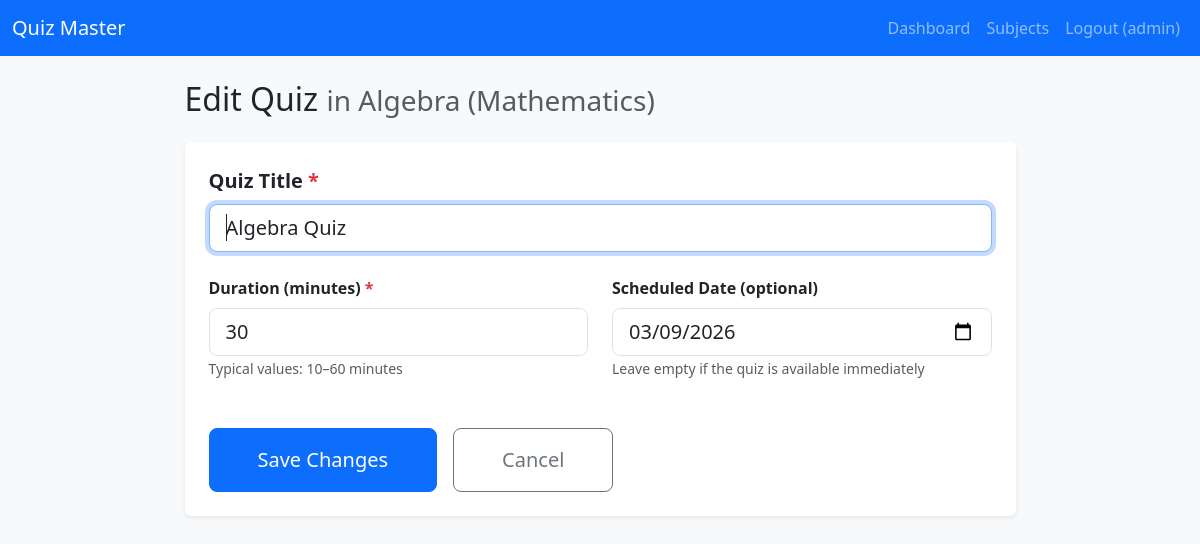
Screenshot of /admin/quiz/edit/1 (signed in) with the database file from the repository.
### models.py (models this page shows, shortened)
class User(db.Model, UserMixin):
    __tablename__ = 'users'
    id = db.Column(db.Integer, primary_key=True)
    username = db.Column(db.String(80), unique=True, nullable=False)
    email = db.Column(db.String(120), unique=True, nullable=False)
    password_hash = db.Column(db.String(255), nullable=False)
    full_name = db.Column(db.String(100))
    qualification = db.Column(db.String(100))
    dob = db.Column(db.Date)
    role = db.Column(db.String(20), default='user')  # 'admin' or 'user'
    scores = db.relationship('Score', backref='user', lazy=True)

class Chapter(db.Model):
    id = db.Column(db.Integer, primary_key=True)
    name = db.Column(db.String(150), nullable=False)
    description = db.Column(db.Text)
    subject_id = db.Column(db.Integer, db.ForeignKey('subject.id'), nullable=False)
    quizzes = db.relationship('Quiz', backref='chapter', lazy=True, cascade="all, delete-orphan")

class Subject(db.Model):
    id = db.Column(db.Integer, primary_key=True)
    name = db.Column(db.String(100), unique=True, nullable=False)
    description = db.Column(db.Text)
    chapters = db.relationship('Chapter', backref='subject', lazy=True, cascade="all, delete-orphan")

class Quiz(db.Model):
    id = db.Column(db.Integer, primary_key=True)
    title = db.Column(db.String(200), nullable=False)
    chapter_id = db.Column(db.Integer, db.ForeignKey('chapter.id'), nullable=False)
    scheduled_date = db.Column(db.Date)
    duration_minutes = db.Column(db.Integer, default=30)
    questions = db.relationship('Question', backref='quiz', lazy=True, cascade="all, delete-orphan")
    scores = db.relationship('Score', backref='quiz', lazy=True, cascade="all, delete-orphan")

### routes/admin.py (the view)
    def wrap(*args, **kwargs):
        if not current_user.is_authenticated or current_user.role != 'admin':
            flash('Admin access required', 'danger')
            return redirect(url_for('auth.login'))
        return f(*args, **kwargs)

### app.py (called while the page is built)
@login_manager.user_loader
def load_user(user_id):
    return User.query.get(int(user_id))

@app.context_processor
def utility_processor():
    def current_time():
        return datetime.now().date()  # or datetime.now() if you want time too
    return dict(current_time=current_time)

### routes/admin.py (called while the page is built, shortened)
def admin_required(f):
    def wrap(*args, **kwargs):
        if not current_user.is_authenticated or current_user.role != 'admin':
            flash('Admin access required', 'danger')
            return redirect(url_for('auth.login'))
        return f(*args, **kwargs)
    wrap.__name__ = f.__name__
    return wrap

@admin_bp.route('/quiz/edit/<int:quiz_id>', methods=['GET', 'POST'])
@login_required
@admin_required
def edit_quiz(quiz_id):
    quiz = Quiz.query.get_or_404(quiz_id)
    chapter = quiz.chapter
    return render_template('admin/quiz_form.html', quiz=quiz, chapter=chapter)

### templates/admin/quiz_form.html (shortened to what this page needs)
{% extends "base.html" %}
{% block content %}
<div class="row justify-content-center">
  <div class="col-lg-9">
    <h2 class="mb-4">
      {% if quiz %}Edit Quiz{% else %}Create New Quiz{% endif %}
      <small class="text-muted">in {{ chapter.name }} ({{ chapter.subject.name }})</small>
    </h2>
    <div class="card shadow-sm border-0">
      <div class="card-body p-4">
        <form method="POST" novalidate>
          <div class="mb-4">
            <label for="title" class="form-label fw-bold fs-5">Quiz Title <span class="text-danger">*</span></label>
            <input type="text" class="form-control form-control-lg"
                   id="title" name="title"
                   value="{{ quiz.title if quiz else '' }}"
                   required autofocus
                   placeholder="e.g. Force - MCQ Practice Set 01">
          </div>
          <div class="row g-4 mb-4">
            <div class="col-md-6">
              <label for="duration_minutes" class="form-label fw-bold">Duration (minutes) <span class="text-danger">*</span></label>
              <input type="number" class="form-control form-control-lg"
                     id="duration_minutes" name="duration_minutes" min="5" max="180" step="5"
                     value="{{ quiz.duration_minutes if quiz else 30 }}"
                     required>
              <small class="form-text text-muted">Typical values: 10–60 minutes</small>
            </div>
            <div class="col-md-6">
              <label for="scheduled_date" class="form-label fw-bold">Scheduled Date (optional)</label>
              <input type="date" class="form-control form-control-lg"
                     id="scheduled_date" name="scheduled_date"
                     value="{{ quiz.scheduled_date.strftime('%Y-%m-%d') if quiz and quiz.scheduled_date else '' }}">
              <small class="form-text text-muted">Leave empty if the quiz is available immediately</small>
            </div>
          </div>
          <div class="d-flex gap-3 mt-5">
            <button type="submit" class="btn btn-primary btn-lg px-5 py-3">
              {% if quiz %}Save Changes{% else %}Create Quiz{% endif %}
            </button>
            <a href="{{ url_for('admin.quizzes', chapter_id=chapter.id) }}"
               class="btn btn-outline-secondary btn-lg px-5 py-3">
              Cancel
            </a>
          </div>
        </form>
      </div>
    </div>
  </div>
</div>
{% endblock %}

### templates/includes/navbar.html (shortened to what this page needs)
<nav class="navbar navbar-expand-lg navbar-dark bg-primary">
  <div class="container-fluid">
    <a class="navbar-brand" href="{{ url_for('main.index') }}">Quiz Master</a>
    <div class="collapse navbar-collapse" id="navbarNav">
      <ul class="navbar-nav ms-auto">
        {% if current_user.is_authenticated %}
          {% if current_user.role == 'admin' %}
            <li class="nav-item"><a class="nav-link" href="{{ url_for('admin.dashboard') }}">Dashboard</a></li>
            <li class="nav-item"><a class="nav-link" href="{{ url_for('admin.subjects') }}">Subjects</a></li>
          {% else %}
            <li class="nav-item"><a class="nav-link" href="{{ url_for('user.dashboard') }}">Home</a></li>
            <li class="nav-item"><a class="nav-link" href="{{ url_for('user.upcoming') }}">Quizzes</a></li>
            <li class="nav-item"><a class="nav-link" href="{{ url_for('user.scores') }}">Scores</a></li>
          {% endif %}
          <li class="nav-item"><a class="nav-link" href="{{ url_for('auth.logout') }}">Logout ({{ current_user.username }})</a></li>
        {% else %}
          <li class="nav-item"><a class="nav-link" href="{{ url_for('auth.login') }}">Login</a></li>
          <li class="nav-item"><a class="nav-link" href="{{ url_for('auth.register') }}">Register</a></li>
        {% endif %}
      </ul>
    </div>
  </div>
</nav>

### static/css/style.css (style rules this page uses)
body { font-family: 'Segoe UI', Tahoma, Geneva, Verdana, sans-serif; }
.card { transition: box-shadow 0.3s; }

### rows the page displays
User: username "admin"
Chapter: name "Algebra"
Subject: subject.name "Mathematics"
Quiz: title "Algebra Quiz", duration_minutes "30", scheduled_date "03/09/2026"
